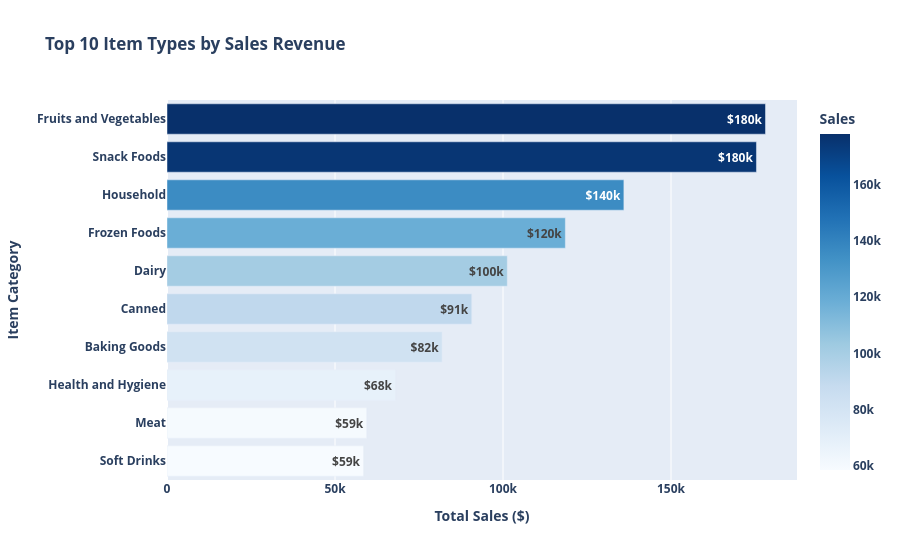

Source (notebook cell):
### Markdown cell above
## Chart 2: Top 10 Item Categories by Revenue (Horizontal Bar Chart)

### Code cell
top_items = df.groupby('Item Type')['Sales'].sum().sort_values(ascending=False).head(10).reset_index()

fig2 = px.bar(
    top_items,
    x='Sales',
    y='Item Type',
    orientation='h',
    text_auto='$,.2s',
    color='Sales',
    color_continuous_scale='Blues',
    title='<b>Top 10 Item Types by Sales Revenue</b>'
)
fig2.update_layout(
    yaxis={'categoryorder': 'total ascending'},
    xaxis_title='<b>Total Sales ($)</b>',
    yaxis_title='<b>Item Category</b>',
    font=dict(weight="bold")
)
fig2.show()

### Figure 1 — Plotly figure (JSON) as saved in the notebook; plotly's stock layout.template omitted (floating-point values rounded to 4 significant figures)
{"data": [{"hovertemplate": "Sales=%{marker.color}<br>Item Type=%{y}<extra></extra>", "legendgroup": "", "marker": {"color": [178100.0, 175400.0, 136000.0, 118600.0, 101300.0, 90710.0, 81890.0, 68030.0, 59450.0, 58510.0], "coloraxis": "coloraxis", "pattern": {"shape": ""}}, "name": "", "orientation": "h", "showlegend": false, "textposition": "auto", "texttemplate": "%{x:$,.2s}", "type": "bar", "x": [178100.0, 175400.0, 136000.0, 118600.0, 101300.0, 90710.0, 81890.0, 68030.0, 59450.0, 58510.0], "xaxis": "x", "y": ["Fruits and Vegetables", "Snack Foods", "Household", "Frozen Foods", "Dairy", "Canned", "Baking Goods", "Health and Hygiene", "Meat", "Soft Drinks"], "yaxis": "y"}], "layout": {"barmode": "relative", "coloraxis": {"autocolorscale": false, "colorbar": {"title": {"text": "Sales"}}, "colorscale": [[0, "rgb(247,251,255)"], [0.125, "rgb(222,235,247)"], [0.25, "rgb(198,219,239)"], [0.375, "rgb(158,202,225)"], [0.5, "rgb(107,174,214)"], [0.625, "rgb(66,146,198)"], [0.75, "rgb(33,113,181)"], [0.875, "rgb(8,81,156)"], [1, "rgb(8,48,107)"]]}, "font": {"weight": "bold"}, "legend": {"tracegroupgap": 0}, "title": {"text": "<b>Top 10 Item Types by Sales Revenue</b>"}, "xaxis": {"anchor": "y", "domain": [0, 1], "title": {"text": "<b>Total Sales ($)</b>"}}, "yaxis": {"anchor": "x", "categoryorder": "total ascending", "domain": [0, 1], "title": {"text": "<b>Item Category</b>"}}}}
